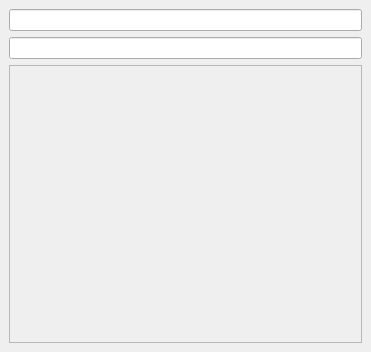
<?xml version="1.0" encoding="UTF-8"?>
<ui version="4.0">
 <class>MainWindow</class>
 <widget class="QMainWindow" name="MainWindow">
  <property name="geometry">
   <rect>
    <x>0</x>
    <y>0</y>
    <width>371</width>
    <height>352</height>
   </rect>
  </property>
  <property name="windowTitle">
   <string>MainWindow</string>
  </property>
  <widget class="QWidget" name="centralwidget">
   <layout class="QVBoxLayout" name="verticalLayout">
    <item>
     <widget class="QLineEdit" name="input">
      <property name="readOnly">
       <bool>true</bool>
      </property>
     </widget>
    </item>
    <item>
     <widget class="QLineEdit" name="suffix">
      <property name="readOnly">
       <bool>true</bool>
      </property>
     </widget>
    </item>
    <item>
     <widget class="QFrame" name="keyboard">
      <property name="sizePolicy">
       <sizepolicy hsizetype="Expanding" vsizetype="Preferred">
        <horstretch>2</horstretch>
        <verstretch>0</verstretch>
       </sizepolicy>
      </property>
      <property name="frameShape">
       <enum>QFrame::StyledPanel</enum>
      </property>
      <property name="frameShadow">
       <enum>QFrame::Raised</enum>
      </property>
     </widget>
    </item>
   </layout>
  </widget>
 </widget>
 <resources/>
 <connections/>
</ui>
